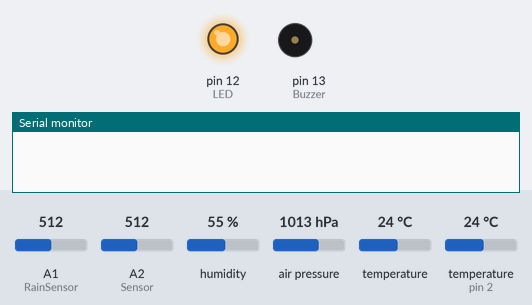
The sketch below on a simulated Arduino Uno, built with avr-gcc and run on an emulated ATmega328P. On the bench: output pins drawn as LEDs (lit = HIGH), buzzer (waves = sounding, pin HIGH), the last lines printed to the serial monitor. The inputs (shaded band) are chosen by the test bench; at power-on: A1 (RainSensor) = 512, A2 (Sensor) = 512, humidity 55 %, air pressure 1013 hPa, temperature 24 °C, temperature (sensor on pin 2) 24 °C.

Above: at 5.1 s.
At 16.0 s:
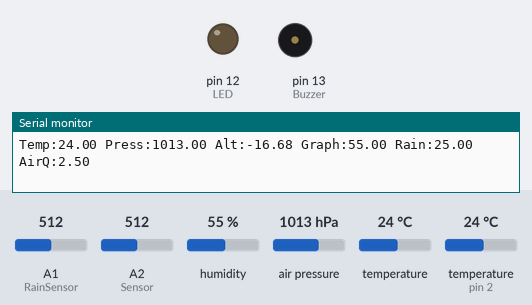
16.1 s: A1 (RainSensor) set to 807
21.9 s: A1 (RainSensor) set to 837
Timing chart, 0 to 24.9 s (numbered marks = the images above; inputs shaded):
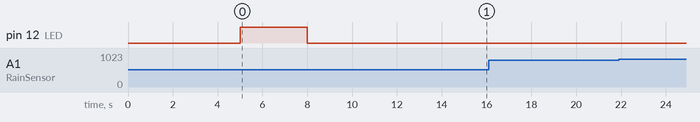

The sketch:

arduino_code.ino
```cpp
//BMP280 SENSOR
//vcc - 3.3v
//SCL - A5 (or)SCL pin
//SDA - A4 (or)SDA pin
//DHT11 SENSOR
//vcc - 3.3v
//DATA - Pin2
//Rain Sensor - A1

#include <Adafruit_BMP280.h>
#include "DHT.h"

Adafruit_BMP280 bmp; // I2C Interface

#define DHTPIN 2     // DHT11 pin
#define DHTTYPE DHT11   // DHT 11 sensor type

DHT dht(DHTPIN, DHTTYPE);

const int RainSensor = A1;  // Analog input pin for Rain sensor
const int Buzzer = 13;
const int LED = 12;

float RainVoltage = 0.0;  // variable to store water level sensor
float rainlevel = 0.0;

void setup(void)
{
  pinMode(Buzzer, OUTPUT); // initialize pin 8 as an output.
  pinMode(LED, OUTPUT);
  Serial.begin(9600);       // Start the Arduino hardware serial port at 9600 baud
  /* Serial.println(F("Waiting for serial data from user/bluetooth"));
  while (Serial.available() == 0)
  {
    // Wait for User to Input Data
    // Enter any data in serial to proceed below
  }
  int data = Serial.parseInt();
  Serial.println(data);*/
  delay(5000);
  digitalWrite(LED, HIGH);

  // Initialize DHT sensor
////  Serial.println(F("DHT11 intializing.."));
  dht.begin();
  delay(2000);

  // Initialize BMP280 sensor
//  Serial.println(F("BMP280 intializing.."));
//  if (!bmp.begin(0x76))
//  {
//    Serial.println(F("Failed to Read BMP280 Sensor!"));
 // }

  /* Default settings from datasheet. */
  bmp.setSampling(Adafruit_BMP280::MODE_NORMAL,     /* Operating Mode. */
                  Adafruit_BMP280::SAMPLING_X2,     /* Temp. oversampling */
                  Adafruit_BMP280::SAMPLING_X16,    /* Pressure oversampling */
                  Adafruit_BMP280::FILTER_X16,      /* Filtering. */
                  Adafruit_BMP280::STANDBY_MS_500); /* Standby time. */

 delay(1000);
 digitalWrite(LED, LOW);
 delay(1000);
}

void loop()
{
 // int i=0;
 // for (i=0; 1<=5000; 1++)
 // {
      readBMP280();
      delay(10);
      readDHT11();
      delay(10);
      readRainSensor();
      delay(10);
      readAirQuality();
}

///////////////////////////////////////////////////////////////////
    //Check for BMP280 Data
    void readBMP280()
    {
    Serial.print("Temp:");
    Serial.print(bmp.readTemperature());
    Serial.print(" ");
    Serial.print("Press:");
    Serial.print(bmp.readPressure()/100);
    Serial.print(" ");
    Serial.print("Alt:");
    Serial.print(bmp.readAltitude(1011.00));
    Serial.print(" ");
   // Serial.println();
    }

/////////////////////////////////////////////////////////////////////
    //Check for DHT11 Data
    void readDHT11()
    {
    float h = dht.readHumidity();
    Serial.print("Graph:");
    Serial.print(h);
    Serial.print(" ");
    }

 //////////////////////////////////////////////////
  //Read Rain Drop Sensor
  void readRainSensor()
  {
   int val1 = analogRead(RainSensor); //Read value from Water Level Sensor
   delay(10);
   RainVoltage = (val1 * 5.0) / 1024.0;
   rainlevel = ((5-RainVoltage) * 10);
   Serial.print("Rain:");
   Serial.print(rainlevel);
   Serial.print(" ");
   }

  /////////////////////////////////////////////////
  //Air Quality Sensor
  void readAirQuality()
  {
   float AQvoltage = 0.0;
   int analogvalue = analogRead(A2); //Read Sensor Voltage
   AQvoltage = (analogvalue * 5.0) / 1024.0;
   Serial.print("AirQ:");
   Serial.println(AQvoltage);
  }

  //Serial Data format
  //Graph:160.59&74.17&234.76
  //Graph Tag: Graph:
  //Chart Type: Line Graph
  //Value Seperator : &
  //Termination Character : $
```
